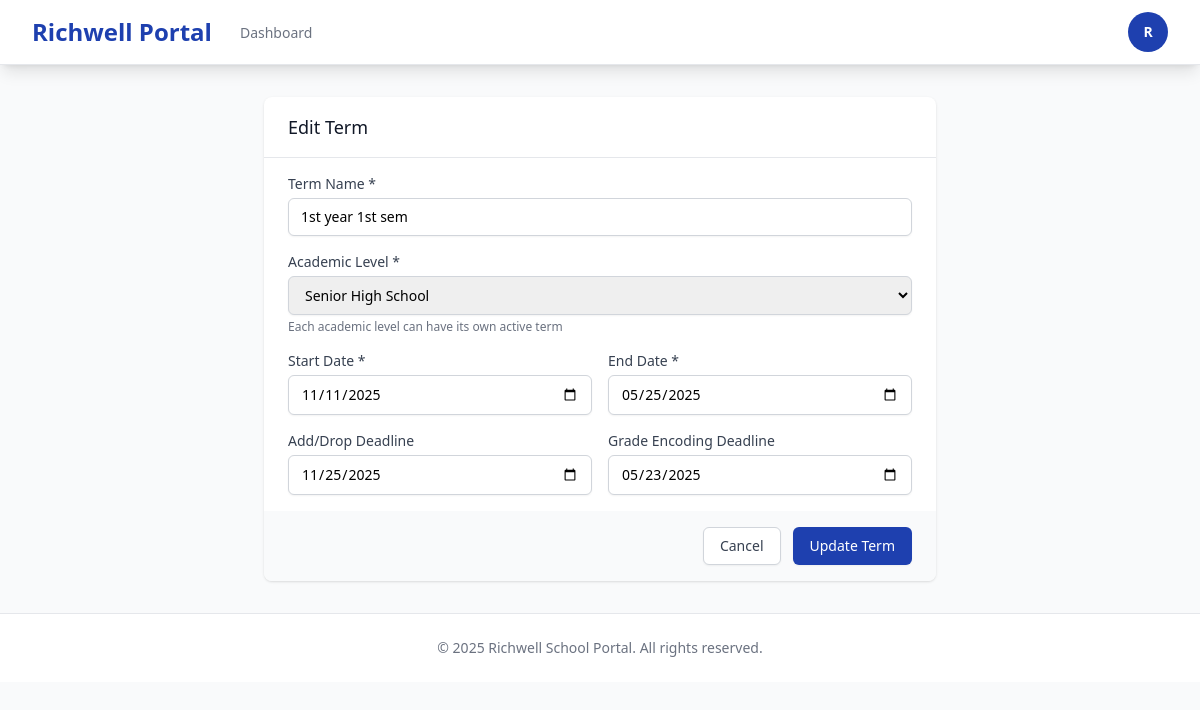
/registrar/enrollment/terms/2/update/ (signed in), run on an earlier commit of the app's database.
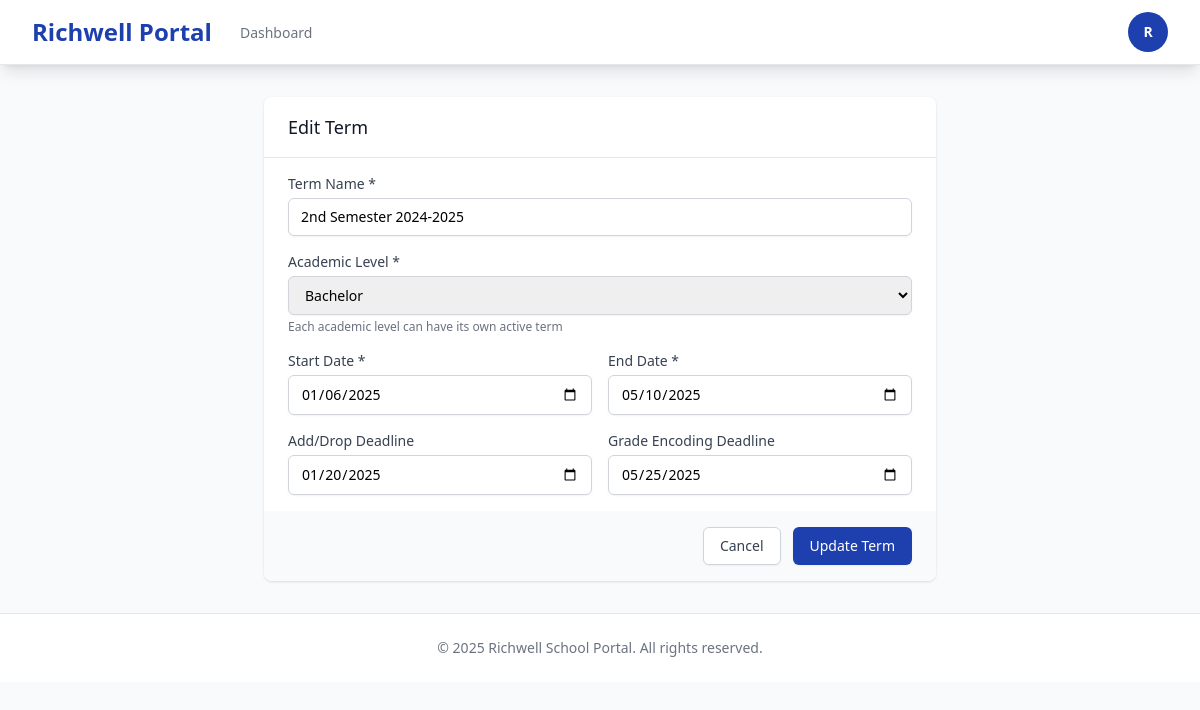
And on a later commit of the database.
### enrollment/models.py (models this page shows, shortened)
class Term(models.Model):
    LEVEL_CHOICES = [
        ('SHS', 'Senior High School'),
        ('Bachelor', 'Bachelor'),
        ('Masteral', 'Masteral'),
    ]
    name = models.CharField(max_length=50)
    level = models.CharField(max_length=20, choices=LEVEL_CHOICES, default='Bachelor')
    start_date = models.DateField()
    end_date = models.DateField()
    add_drop_deadline = models.DateField(null=True, blank=True)
    grade_encoding_deadline = models.DateField(null=True, blank=True)
    is_active = models.BooleanField(default=False)
    archived = models.BooleanField(default=False)
    created_at = models.DateTimeField(auto_now_add=True)
    class Meta:
        unique_together = ('name', 'level')

### enrollment/views.py (the view, shortened to what this page needs)
# urls.py: path('terms/<int:pk>/update/', views.term_update, name='term_update'),
@role_required('registrar')
def term_update(request, pk):
    term = get_object_or_404(Term, pk=pk)
    context = {
        'term': term,
        'level_choices': Term.LEVEL_CHOICES,
    }
    return render(request, 'registrar/terms/term_form.html', context)

### templates/registrar/terms/term_form.html (shortened to what the changed rows need)
{% extends 'base.html' %}
{% block content %}
<div class="max-w-2xl mx-auto">
    <div class="bg-white shadow rounded-lg">
        <form method="POST">
            <div class="px-6 py-4 space-y-4">
                <div>
                    <label for="name" class="block text-sm font-medium text-gray-700">Term Name *</label>
                    <input type="text" name="name" id="name" required
                           value="{{ term.name|default:'' }}"
                           placeholder="e.g., 1st Semester AY 2025-2026"
                           class="mt-1 block w-full border border-gray-300 rounded-md shadow-sm py-2 px-3 focus:outline-none focus:ring-primary focus:border-primary sm:text-sm">
                </div>
                <div>
                    <label for="level" class="block text-sm font-medium text-gray-700">Academic Level *</label>
                    <select name="level" id="level" required
                            class="mt-1 block w-full border border-gray-300 rounded-md shadow-sm py-2 px-3 focus:outline-none focus:ring-primary focus:border-primary sm:text-sm">
                        {% for value, label in level_choices %}
                        <option value="{{ value }}" {% if term.level == value %}selected{% endif %}>{{ label }}</option>
                        {% endfor %}
                    </select>
                    <p class="mt-1 text-xs text-gray-500">Each academic level can have its own active term</p>
                </div>
                <div class="grid grid-cols-2 gap-4">
                    <div>
                        <label for="start_date" class="block text-sm font-medium text-gray-700">Start Date *</label>
                        <input type="date" name="start_date" id="start_date" required
                               value="{{ term.start_date|date:'Y-m-d'|default:'' }}"
                               class="mt-1 block w-full border border-gray-300 rounded-md shadow-sm py-2 px-3 focus:outline-none focus:ring-primary focus:border-primary sm:text-sm">
                    </div>
                    <div>
                        <label for="end_date" class="block text-sm font-medium text-gray-700">End Date *</label>
                        <input type="date" name="end_date" id="end_date" required
                               value="{{ term.end_date|date:'Y-m-d'|default:'' }}"
                               class="mt-1 block w-full border border-gray-300 rounded-md shadow-sm py-2 px-3 focus:outline-none focus:ring-primary focus:border-primary sm:text-sm">
                    </div>
                </div>
                <div class="grid grid-cols-2 gap-4">
                    <div>
                        <label for="add_drop_deadline" class="block text-sm font-medium text-gray-700">Add/Drop Deadline</label>
                        <input type="date" name="add_drop_deadline" id="add_drop_deadline"
                               value="{% if term.add_drop_deadline %}{{ term.add_drop_deadline|date:'Y-m-d' }}{% endif %}"
                               class="mt-1 block w-full border border-gray-300 rounded-md shadow-sm py-2 px-3 focus:outline-none focus:ring-primary focus:border-primary sm:text-sm">
                    </div>
                    <div>
                        <label for="grade_encoding_deadline" class="block text-sm font-medium text-gray-700">Grade Encoding Deadline</label>
                        <input type="date" name="grade_encoding_deadline" id="grade_encoding_deadline"
                               value="{% if term.grade_encoding_deadline %}{{ term.grade_encoding_deadline|date:'Y-m-d' }}{% endif %}"
                               class="mt-1 block w-full border border-gray-300 rounded-md shadow-sm py-2 px-3 focus:outline-none focus:ring-primary focus:border-primary sm:text-sm">
                    </div>
                </div>
            </div>
        </form>
    </div>
</div>
{% endblock %}

What changed in the data, as far as the page shows it:
changed Term: name "1st year 1st sem" → "2nd Semester 2024-2025"; level "Senior High School" → "Bachelor"; start_date "11/11/2025" → "01/06/2025"; end_date "05/25/2025" → "05/10/2025"; add_drop_deadline "11/25/2025" → "01/20/2025"; grade_encoding_deadline "05/23/2025" → "05/25/2025"
